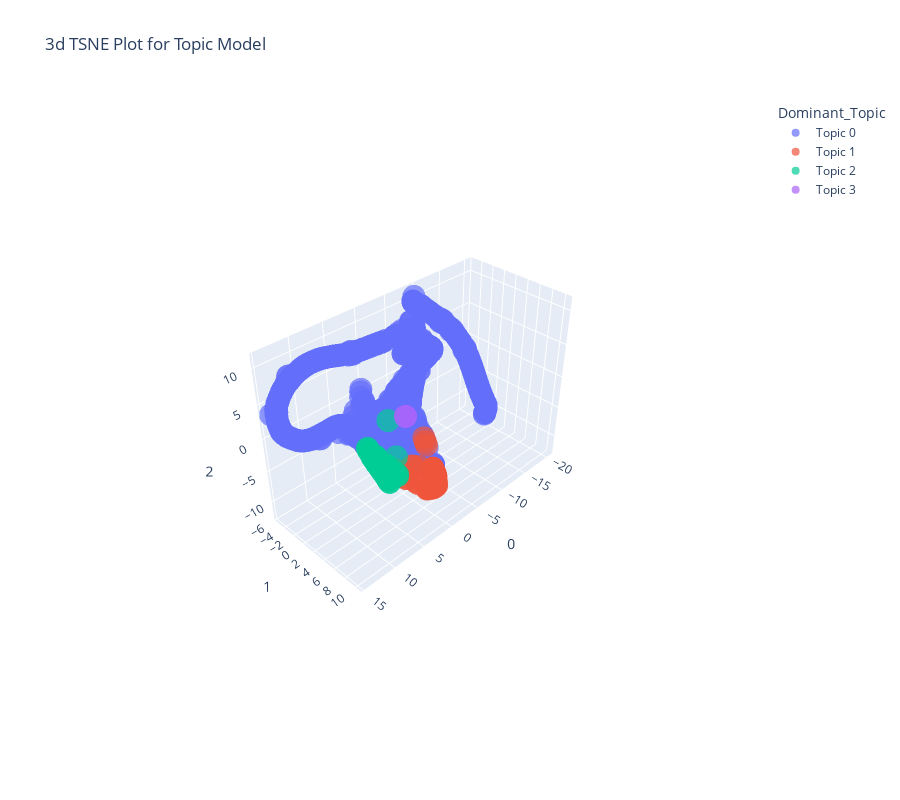

Here is the notebook cell this chart was saved with:
### Code cell
plot_model(hdp, plot = 'tsne')
